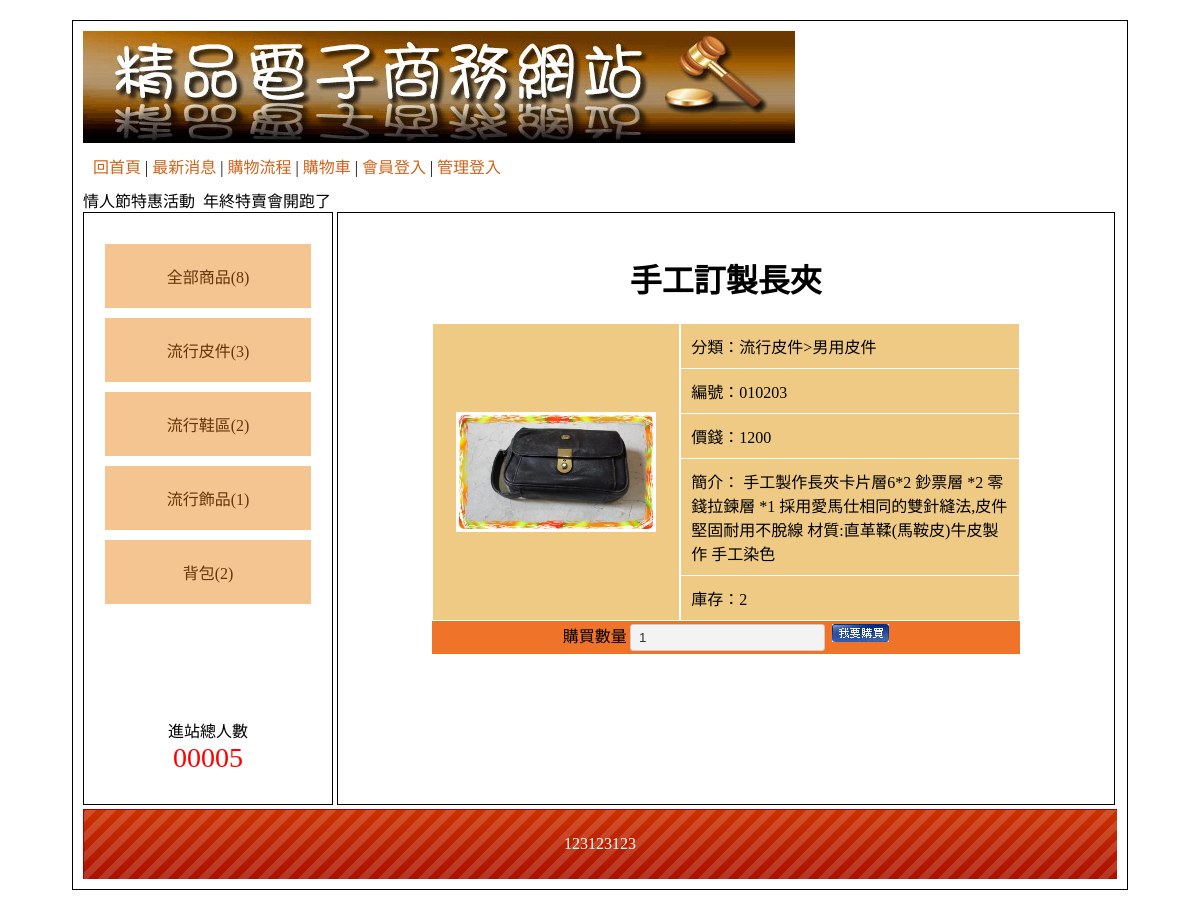
The page /?do=intro&id=1 on the database its author committed.
### tables this page shows
CREATE TABLE `type` (
  `id` int(11) UNSIGNED NOT NULL,
  `name` text NOT NULL,
  `parent` int(11) UNSIGNED NOT NULL
);

CREATE TABLE `goods` (
  `id` int(11) UNSIGNED NOT NULL,
  `no` text NOT NULL,
  `name` text NOT NULL,
  `price` int(11) UNSIGNED NOT NULL,
  `spec` text NOT NULL,
  `qt` int(11) UNSIGNED NOT NULL,
  `img` text NOT NULL,
  `intro` text NOT NULL,
  `big` int(11) UNSIGNED NOT NULL,
  `mid` int(11) UNSIGNED NOT NULL,
  `sh` int(1) UNSIGNED NOT NULL
);

CREATE TABLE `bot` (
  `id` int(11) UNSIGNED NOT NULL,
  `text` text NOT NULL
);

### api/base.php (called while the page is built, shortened)
<?php
class DB
{
    protected $table;
    protected $pdo;
    protected $dsn = "mysql:host=localhost;chartset=utf8;dbname=db15-0907";
    public function __construct($table)
    {
        $this->table = $table;
        $this->pdo = new PDO($this->dsn,'root','');
    }
    public function all(...$arg)
    {
        $sql = "SELECT * FROM `$this->table` ";
        if(isset($arg[0])){
            if(is_array($arg[0])){
                foreach ($arg[0] as $key => $value) {
                    $tmp[] = " `$key` = '$value' ";
                }
                $sql .= " WHERE " . join('AND',$tmp);
            }else{
            $sql .= $arg[0];
            }
        }
        return $this->pdo->query($sql)->fetchAll(PDO::FETCH_ASSOC);
    }
    public function find($id)
    {
        $sql = "SELECT * FROM `$this->table` ";
            if(is_array($id)){
                foreach ($id as $key => $value) {
                    $tmp[] = " `$key` = '$value' ";
                }
                $sql .= " WHERE " . join('AND',$tmp);
            }else{
            $sql .= " WHERE `id` = '$id' ";
            }
        return $this->pdo->query($sql)->fetch(PDO::FETCH_ASSOC);
    }
    public function math($math,$col,...$arg)
    {
        $sql = "SELECT $math($col) FROM `$this->table` ";
        if(isset($arg[0])){
            if(is_array($arg[0])){
                foreach ($arg[0] as $key => $value) {
                    $tmp[] = " `$key` = '$value' ";
                }
                $sql .= " WHERE " . join('AND',$tmp);
            }else{
            $sql .= $arg[0];
            }
        }
        return $this->pdo->query($sql)->fetchColumn();
    }
}
$Bot = new DB('bot');
$Goods = new DB('goods');
$Type = new DB('type');
?>

### index.php (the view, shortened to what this page needs)
<?php
include('./api/base.php');
$do = ($_GET['do'])??'main';
?>
<!DOCTYPE html
    PUBLIC "-//W3C//DTD XHTML 1.0 Transitional//EN" "http://www.w3.org/TR/xhtml1/DTD/xhtml1-transitional.dtd">
<html xmlns="http://www.w3.org/1999/xhtml">
<head>
    <link href="./css/css.css" rel="stylesheet" type="text/css">
</head>
<body>
    <div id="main">
        <div id="top">
            <a href="./index.php">
                <img src="./icon/0416.jpg">
            </a>
            <div style="padding:10px;">
                <a href="?">回首頁</a> |
                <a href="?do=news">最新消息</a> |
                <a href="?do=look">購物流程</a> |
                <a href="?do=buycart">購物車</a>
                |
                <?php
                if(isset($_SESSION['mem'])){
                ?>
                <a href="./api/logout.php?table=mem">登出</a>
                <?php
                }else{
                ?>
                <a href="?do=login">會員登入</a>
                <?php
                }
                ?>
                |
                <?php
                if(isset($_SESSION['admin'])){
                ?>
                <a href="./back.php">返回管理</a>
                <?php
                }else{
                ?>
                <a href="?do=admin">管理登入</a>
                <?php
                }
                ?>
            </div>
            <marquee>情人節特惠活動&nbsp;&nbsp;年終特賣會開跑了</marquee>
        </div>
        <div id="left" class="ct">
            <a href="?type=0">全部商品(<?=$Goods->math('COUNT','id',['sh'=>1])?>)</a>
            <div style="min-height:400px;">
                <?php
                $bigs = $Type->all(['parent'=>0]);
                foreach ($bigs as $key => $big) {
                ?>
                <div class="bigtype">
                    <a href="?type=<?=$big['id']?>">
                        <?=$big['name']?>(<?=$Goods->math('COUNT','id',['sh'=>1,'big'=>$big['id']])?>)
                    </a>
                </div>
                <?php
                }
                ?>
            </div>
            <span>
                <div>進站總人數</div>
                <div style="color:#f00; font-size:28px;">
                    00005 </div>
            </span>
        </div>
        <div id="right">
            <?php
            if(file_exists('./front/'.$do.'.php')){
                include('./front/'.$do.'.php');
            }else{
                include('./front/main.php');
            }
            ?>
        </div>
        <div id="bottom" style="line-height:70px;background:url(./icon/bot.png); color:#FFF;" class="ct">
            <?=$Bot->find(1)['text']?>
        </div>
    </div>
</body>
</html>

### front/intro.php (shortened to what this page needs)
<?php
$good = $Goods->find($_GET['id']);
?>
<h1 class="ct"><?=$good['name']?></h1>
<div class="d-f w-80 aut">
    <div class="pp w-40 p-10 m-1 d-f a-c j-c">
        <img src="./img/<?=$good['img']?>" alt="" style="height: 120px;">
    </div>
    <div class="w-60">
        <div class="pp p-10 m-1 ">
            分類：<?=$Type->find($good['big'])['name']?>><?=$Type->find($good['mid'])['name']?>
        </div>
        <div class="pp p-10 m-1">
            編號：<?=$good['no']?>
        </div>
        <div class="pp p-10 m-1 ">
            價錢：<?=$good['price']?>
        </div>
        <div class="pp p-10 m-1">
            簡介：
            <?=$good['intro']?>
        </div>
        <div class="pp p-10 m-1 ">
            庫存：<?=$good['qt']?>
        </div>
    </div>
</div>
<div class=" w-80 aut tt ct">
    購買數量<input type="number" name="qt" id="qt" min="1" value="1">
    <a href="#" onclick="buycart()">
        <img src="./icon/0402.jpg" alt="">
    </a>
</div>

### css/css.css (style rules this page uses)
body { font-family:"微軟正黑體"; }
#main { width:1034px; padding:10px; margin:20px auto 20px auto; border:#000 solid 1px; min-height:768px; }
#top a { color:#CE631C; text-decoration:none; }
#left { display:inline-block; width:20%; padding:2%; height:550px; vertical-align:top; border:#000 1px solid; overflow: auto; }
#left a { display:block; padding:20px 5px 20px 5px; text-decoration:none; background:#F4C591; margin:10px auto 10px auto; color:#65350A; }
.ct { text-align:center; }
#right { display:inline-block; width:71%; padding:2%; height:550px; border:#000 1px solid; overflow: auto; }
#bottom { height:70px; background-size:cover; }
.tt { background:#EF7429; }
.pp { background:#EFCA85; }
input[type=text],input[type=password],input[type=submit],button,.button,input[type=reset],input[type=button],select，textarea,input[type=number] { background:#F3F3F3; border:#CCC 1px solid; border-radius:3px; padding:5px 8px 5px 8px; text-decoration:none; margin:3px; color:#333; }
.w-80 { width: 80%; }
.w-60 { width: 60%; }
.w-40 { width: 40%; }
.d-f { display: flex; }
.a-c { align-items: center; }
.j-c { justify-content: center; }
.aut { margin: auto; }
.p-10 { padding: 10px; }
.m-1 { margin: 1px; }

### rows shown on the page
type: name "流行皮件", math "3"
type: name "流行鞋區", id "2"
type: name "流行飾品", math "1"
type: name "背包", math "2"
goods: name "手工訂製長夾", img (picture), big.name "流行皮件", mid.name "男用皮件", no "010203", price "1200", intro "手工製作長夾卡片層6*2 鈔票層 *2 零錢拉鍊層 *1 採用愛馬仕相同的雙針縫法,皮件堅固耐用不脫線 材質:直革鞣(馬鞍皮)牛皮製作 手工染色", qt "2", id.text "123123123"

### other values the page prints
$Goods->math('COUNT','id',['sh'=>1]) "8"
